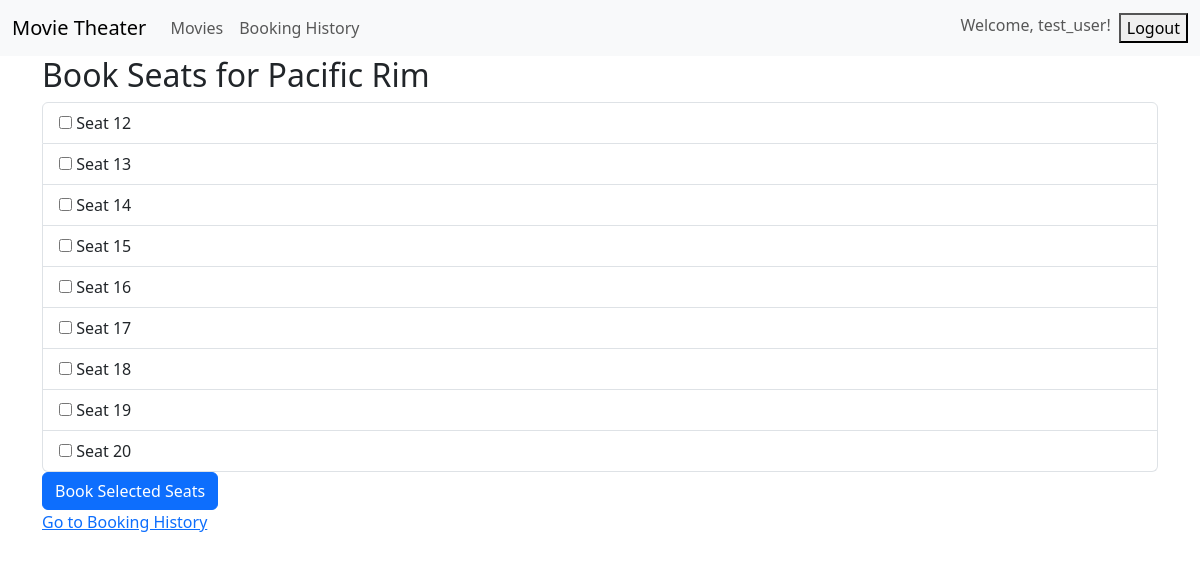
The app's page /book-seat/1/ (signed in) with its own data.
### bookings/models.py (models this page shows)
class Movie(models.Model):
    title = models.CharField(max_length=200)
    description = models.TextField()
    release_date = models.DateField()
    duration = models.DurationField()

class Seat(models.Model):
    seat_number = models.CharField(max_length=10)
    booking_status = models.BooleanField(default=False)

### bookings/views.py (the view, shortened to what this page needs)
# urls.py: path('book-seat/<int:movie_id>/', seat_booking, name='seat_booking'),
def seat_booking(request, movie_id):
    movie = get_object_or_404(Movie, id=movie_id)
    available_seats = Seat.objects.filter(booking_status=False)
    return render(request, 'bookings/seat_booking.html', {
        'movie': movie,
        'available_seats': available_seats,
    })

### bookings/templates/bookings/seat_booking.html (shortened to what this page needs)
{% extends 'bookings/base.html' %}
{% block content %}
<h2>Book Seats for {{ movie.title }}</h2>
<form method="post" action="{% url 'seat_booking' movie.id %}">
    <ul class="list-group">
        {% for seat in available_seats %}
        <li class="list-group-item">
            <input type="checkbox" name="seats" value="{{ seat.id }}">
            {{ seat.seat_number }} {% if seat.is_booked %} (Booked) {% endif %}
        </li>
        {% empty %}
        <li class="list-group-item">No seats available.</li>
        {% endfor %}
    </ul>
    <button type="submit" class="btn btn-primary">Book Selected Seats</button>
</form>
<a href="{% url 'booking_history' %}">Go to Booking History</a>
{% endblock %}

### bookings/templates/bookings/base.html (shortened to what this page needs)
<!DOCTYPE html>
<html lang="en">
<head>
    <link href="https://cdn.jsdelivr.net/npm/bootstrap@5.3.0/dist/css/bootstrap.min.css" rel="stylesheet">
</head>
<body>
    <nav class="navbar navbar-expand-lg navbar-light bg-light">
        <div class="container-fluid">
            <a class="navbar-brand" href="{% url 'movie_list' %}">Movie Theater</a>
            <div class="collapse navbar-collapse" id="navbarNav">
                <ul class="navbar-nav me-auto">
                    <li class="nav-item"><a class="nav-link" href="{% url 'movie_list' %}">Movies</a></li>
                    <li class="nav-item"><a class="nav-link" href="{% url 'booking_history' %}">Booking History</a></li>
                </ul>
                <ul class="navbar-nav ms-auto">
                    {% if user.is_authenticated %}
                        <li class="nav-item">
                            <span class="navbar-text me-2">Welcome, {{ user.username }}!</span>
                        </li>
                        <li class="nav-item">
                            <form action="{% url 'logout' %}" method="post" style="display: inline;">
                                <button type="submit">Logout</button>
                            </form>
                        </li>
                    {% else %}
                        <li class="nav-item">
                            <a class="nav-link" href="{% url 'login' %}">Login</a>
                        </li>
                    {% endif %}
                </ul>
            </div>
        </div>
    </nav>
    <div class="container">
        {% block content %}{% endblock %}
    </div>
</body>
</html>

### records on screen
Movie: title "Pacific Rim"
Seat: seat_number "Seat 12"
Seat: seat_number "Seat 13"
Seat: seat_number "Seat 14"
Seat: seat_number "Seat 15"
Seat: seat_number "Seat 16"
Seat: seat_number "Seat 17"
Seat: seat_number "Seat 18"
Seat: seat_number "Seat 19"
Seat: seat_number "Seat 20"

### other values on screen
{{ user.username }} "test_user"
